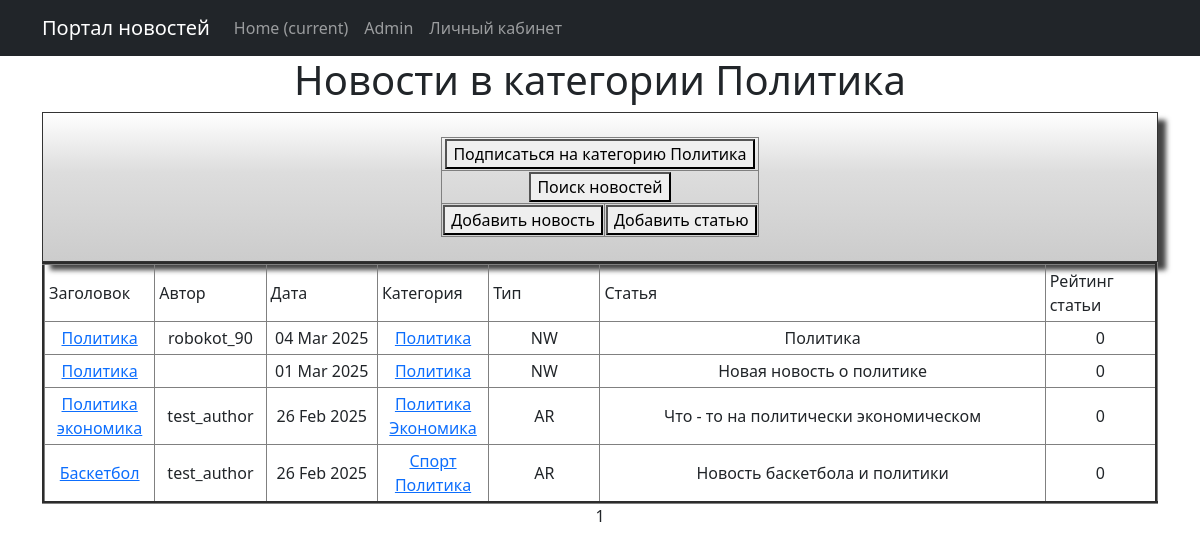
The page /categories/3 on the database its author committed.
### news/models.py (models this page shows, shortened)
class Category(models.Model):
    category = models.CharField(max_length=64, unique=True)
    subscribers = models.ManyToManyField(User, blank=True, related_name="categories")
    def __str__(self):
        return self.category

class Post(models.Model):
    news = "NW"
    article = "AR"
    POSITIONS = [(news, "Новость"),
                 (article, "Статья")]
    autor_id = models.ForeignKey(Author, on_delete=models.CASCADE)
    type = models.CharField(max_length = 2, choices=POSITIONS, default=news)
    date_time = models.DateTimeField(auto_now_add=True)
    category = models.ManyToManyField("Category", through="PostCategory")
    title_news = models.CharField(max_length = 128)
    text_news = models.TextField()
    rating_post = models.IntegerField(default = 0)

class Author(models.Model):
    rating_autor = models.IntegerField(default = 0)
    user = models.OneToOneField(User, on_delete=models.CASCADE)
    post_count = models.IntegerField(default = 0)

### news/views.py (the view)
# urls.py: path('categories/<int:pk>', CategoryList.as_view(), name="category_list"),
class CategoryList(PostList):
    model = Post
    template_name = 'news/category_list.html'
    context_object_name = 'category_news_list'
    def get_queryset(self):
        self.category = get_object_or_404(Category, id=self.kwargs['pk'])
        queryset = Post.objects.filter(category=self.category).order_by('-date_time')
        return queryset
    def get_context_data(self, **kwargs):
        context = super().get_context_data(**kwargs)
        context['is_not_subscriber'] = self.request.user not in self.category.subscribers.all()
        context['category'] = self.category
        return context

### news/templatetags/custom_filters.py (called while the page is built)
def stripping(text):
    word = ''
    for i in text:
        if i.isalpha():
            word += i
    return word.lower()

@register.filter()
def censor(text):
    list_censor = [str(i) for i in Censorship.objects.all()]
    for word in text.split():
        format_word = stripping(word)
        if format_word in list_censor:
            cencore_word = format_word[0] + "*" * (len(word) - 1)
            text = text.replace(delete_symbol_l_r(word), cencore_word)
    return text

### templates/news/category_list.html (shortened to what this page needs)
{% extends 'flatpages/default.html' %}
{% load custom_filters %}
{% load custom_tags %}
{% block content %}
    <h1>Новости в категории {{ category }}</h1>
<div class="shadowbox">
                <table align="center">
                    <tr>
                        {% if is_not_subscriber %}
                        <td colspan="2">
                            <form action="{% url 'subscribe' category.pk %}">
                                <button>Подписаться на категорию {{ category }}</button>
                            </form>
                        </td>
                        {% else %}
                        <td>Вы уже подписаны на категорию {{ category }}
                            <form action="{% url 'unsubscribe' category.pk %}">
                                <button>Отписаться от категории {{ category }}</button>
                            </form>
                        </td>
                        {% endif %}
                    </tr>
                    <tr>
                        <td colspan="2">
                            <form action="{% url 'news_search' %}" target="_blank">
                                <button>Поиск новостей</button>
                            </form>
                        </td>
                    </tr>
                    <tr>
                        <td align="center">
                            <form action="{% url 'news_create' %}" target="_blank">
                                <button>Добавить новость</button>
                            </form>
                        </td>
                        <td align="center">
                            <form action="{% url 'article_create' %}" target="_blank">
                                <button>Добавить статью</button>
                            </form>
                        </td>
                    </tr>
                </table>
        </div>
        {% if category_news_list %}
            <table border="3" cellpadding="4" cellspacing="1" width="100%">
                <tr>
                    <td align="left" width="10%">Заголовок</td>
                    <td align="left" width="10%">Автор</td>
                    <td align="left" width="10%">Дата</td>
                    <td align="left" width="10%">Категория</td>
                    <td align="left" width="10%">Тип</td>
                    <td align="left" width="40%">Статья</td>
                    <td align="left" width="10%">Рейтинг статьи</td>
                </tr>
                {% for post in category_news_list %}
                <tr>
                    <td><a href="{% url 'news_detail' post.pk %}">{{ post.title_news | censor }}</a></td>
                    <td>{{ post.autor_id.user }}</td>
                    <td>{{ post.date_time | date:'d M Y' }}</td>
                    <td>
                        {% for category in post.category.all %}
                        <a href="{% url 'category_list' category.id %}"> {{category}}</a>
                        {% endfor %}
                    </td>
                    <td>{{ post.type }}</td>
                    <td>{{ post.text_news | truncatewords:20 | censor }}</td>
                    <td>{{ post.rating_post }}</td>
                </tr>
                {% endfor %}
            </table>
        {% else %}
        <h2>Новостей нет!</h2>
        {% endif%}
   {{ page_obj.number }}
{% endblock content %}

### templates/news/category_list.html (style rules this page uses)
.shadowbox { width: 100%; margin: 0 auto; border: 1px solid #333; box-shadow: 8px 8px 5px #444; padding: 8px 12px; background-image: linear-gradient(180deg, #fff, #ddd 40%, #ccc); }
td { border: 2px black }
td { border: 1px solid grey; }

### rows shown on the page
Category: category "Политика"
Post: title_news|censor "Политика", autor_id.user "robokot_90", date_time "04 Mar 2025", type "NW", text_news|censor "Политика", rating_post "0"
Post: title_news|censor "Политика", date_time "01 Mar 2025", type "NW", text_news|censor "Новая новость о политике", rating_post "0"
Post: title_news|censor "Политика экономика", autor_id.user "test_author", date_time "26 Feb 2025", type "AR", text_news|censor "Что - то на политически экономическом", rating_post "0"
Category: category "Экономика"
Post: title_news|censor "Баскетбол", autor_id.user "test_author", date_time "26 Feb 2025", type "AR", text_news|censor "Новость баскетбола и политики", rating_post "0"
Category: category "Спорт"

### other values the page prints
{{ page_obj.number }} "1"
